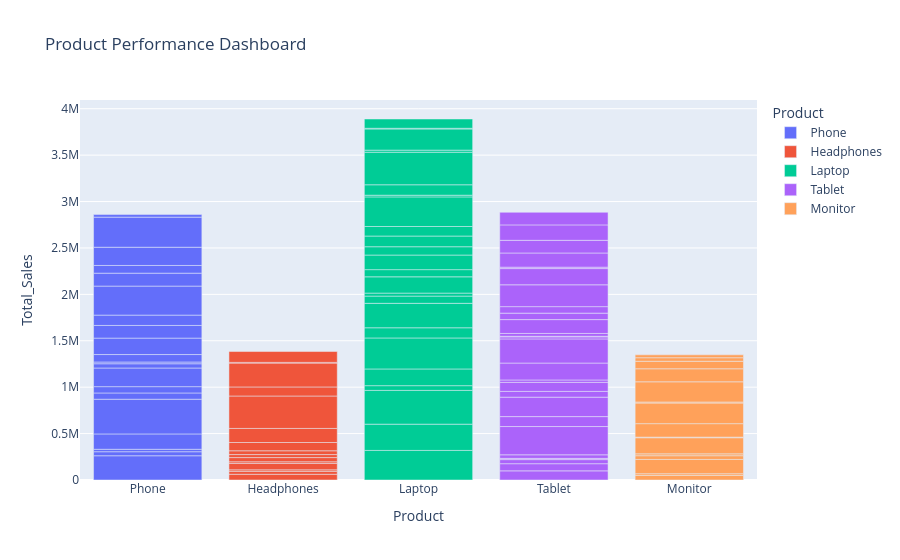

Write notebook code for a chart like this one.
### Markdown cell above
🧩 Product Performance

### Code cell
fig = px.bar(
    df,
    x="Product",
    y="Total_Sales",
    color="Product",
    title="Product Performance Dashboard"
)
fig.show()

### Figure 1 — Plotly figure (JSON) as saved in the notebook; plotly's stock layout.template omitted (floating-point values rounded to 4 significant figures)
{"data": [{"alignmentgroup": "True", "hovertemplate": "Product=%{x}<br>Total_Sales=%{y}<extra></extra>", "legendgroup": "Phone", "marker": {"color": "#636efa", "pattern": {"shape": ""}}, "name": "Phone", "offsetgroup": "Phone", "orientation": "v", "showlegend": true, "textposition": "auto", "type": "bar", "x": ["Phone", "Phone", "Phone", "Phone", "Phone", "Phone", "Phone", "Phone", "Phone", "Phone", "Phone", "Phone", "Phone", "Phone", "Phone", "Phone", "Phone", "Phone", "Phone", "Phone"], "xaxis": "x", "y": [261100, 43492, 26466, 165240, 373932, 67440, 67988, 200885, 45976, 18616, 80488, 176994, 136440, 111405, 312564, 139372, 82980, 196404, 324144, 27468], "yaxis": "y"}, {"alignmentgroup": "True", "hovertemplate": "Product=%{x}<br>Total_Sales=%{y}<extra></extra>", "legendgroup": "Headphones", "marker": {"color": "#EF553B", "pattern": {"shape": ""}}, "name": "Headphones", "offsetgroup": "Headphones", "orientation": "v", "showlegend": true, "textposition": "auto", "type": "bar", "x": ["Headphones", "Headphones", "Headphones", "Headphones", "Headphones", "Headphones", "Headphones", "Headphones", "Headphones", "Headphones", "Headphones", "Headphones", "Headphones", "Headphones", "Headphones"], "xaxis": "x", "y": [61624, 30895, 16780, 68894, 17838, 45467, 32524, 40872, 88974, 151712, 349510, 97538, 256878, 7647, 116880], "yaxis": "y"}, {"alignmentgroup": "True", "hovertemplate": "Product=%{x}<br>Total_Sales=%{y}<extra></extra>", "legendgroup": "Laptop", "marker": {"color": "#00cc96", "pattern": {"shape": ""}}, "name": "Laptop", "offsetgroup": "Laptop", "orientation": "v", "showlegend": true, "textposition": "auto", "type": "bar", "x": ["Laptop", "Laptop", "Laptop", "Laptop", "Laptop", "Laptop", "Laptop", "Laptop", "Laptop", "Laptop", "Laptop", "Laptop", "Laptop", "Laptop", "Laptop", "Laptop", "Laptop", "Laptop", "Laptop", "Laptop", "Laptop", "Laptop", "Laptop", "Laptop"], "xaxis": "x", "y": [318680, 282940, 363870, 50834, 180092, 333992, 109554, 263475, 77844, 32297, 175392, 77375, 157288, 89620, 115048, 102909, 318762, 18221, 112392, 350888, 22365, 228222, 7148, 100002], "yaxis": "y"}, {"alignmentgroup": "True", "hovertemplate": "Product=%{x}<br>Total_Sales=%{y}<extra></extra>", "legendgroup": "Tablet", "marker": {"color": "#ab63fa", "pattern": {"shape": ""}}, "name": "Tablet", "offsetgroup": "Tablet", "orientation": "v", "showlegend": true, "textposition": "auto", "type": "bar", "x": ["Tablet", "Tablet", "Tablet", "Tablet", "Tablet", "Tablet", "Tablet", "Tablet", "Tablet", "Tablet", "Tablet", "Tablet", "Tablet", "Tablet", "Tablet", "Tablet", "Tablet", "Tablet", "Tablet", "Tablet", "Tablet", "Tablet", "Tablet", "Tablet", "Tablet", "Tablet"], "xaxis": "x", "y": [98373, 77288, 44045, 13426, 38298, 304465, 107118, 209400, 62088, 97204, 26034, 182060, 260100, 22064, 6540, 30387, 149200, 69687, 70048, 234990, 174825, 15356, 152655, 136549, 166160, 135980], "yaxis": "y"}, {"alignmentgroup": "True", "hovertemplate": "Product=%{x}<br>Total_Sales=%{y}<extra></extra>", "legendgroup": "Monitor", "marker": {"color": "#FFA15A", "pattern": {"shape": ""}}, "name": "Monitor", "offsetgroup": "Monitor", "orientation": "v", "showlegend": true, "textposition": "auto", "type": "bar", "x": ["Monitor", "Monitor", "Monitor", "Monitor", "Monitor", "Monitor", "Monitor", "Monitor", "Monitor", "Monitor", "Monitor", "Monitor", "Monitor", "Monitor", "Monitor"], "xaxis": "x", "y": [49280, 18382, 154048, 39924, 20083, 173712, 6720, 144960, 222330, 10544, 218016, 140286, 81137, 37932, 30717], "yaxis": "y"}], "layout": {"barmode": "relative", "legend": {"title": {"text": "Product"}, "tracegroupgap": 0}, "title": {"text": "Product Performance Dashboard"}, "xaxis": {"anchor": "y", "categoryarray": ["Phone", "Headphones", "Laptop", "Tablet", "Monitor"], "categoryorder": "array", "domain": [0, 1], "title": {"text": "Product"}}, "yaxis": {"anchor": "x", "domain": [0, 1], "title": {"text": "Total_Sales"}}}}
